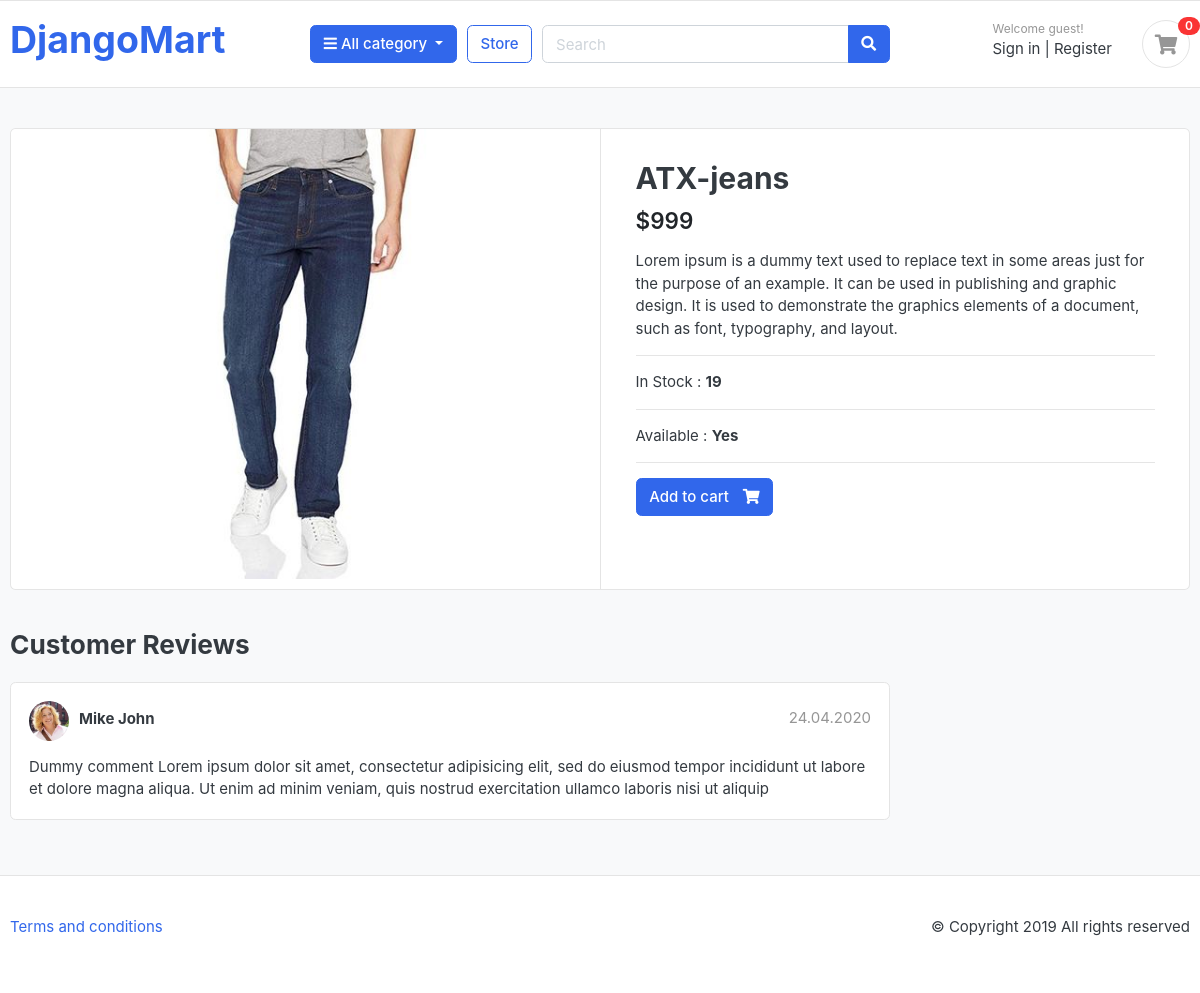
/store/pant/atx-jeans/, run on the app's committed database.
### category/models.py (models this page shows, shortened)
class Product(models.Model) :
    product_name = models.CharField(max_length=100 , unique= True)
    slug = models.SlugField(max_length=255 , unique=True)
    description = models.TextField(max_length=500 , blank = True)
    price = models.IntegerField()
    image = models.ImageField(upload_to='photos/products')
    stock = models.IntegerField()
    is_available = models.BooleanField(default=True)
    category = models.ForeignKey(Category,on_delete=models.CASCADE)
    created_date = models.DateTimeField(auto_now_add=True)
    modified_date = models.DateTimeField(auto_now=True)

### store/views.py (the view)
# urls.py: path('<slug:category_slug>/<slug:product_slug>/',views.product_detail , name='product-details') ,
def product_detail(request, category_slug, product_slug):
    single_product = Product.objects.get(slug=product_slug, category__slug=category_slug)
    return render(request, 'store/product-detail.html', {'context': single_product})

### Django_Mart/context_processors.py (called while the page is built)
def cart_items(request):
    session_id = request.session.session_key
    cart_item = None
    if request.user.is_authenticated:
        cart_item = CartItem.objects.filter(user=request.user)
    else:
        cart_id = Cart.objects.filter(cart_id=session_id).exists()
        if cart_id:
            modelid = Cart.objects.get(cart_id=session_id)
            cart_item = CartItem.objects.filter(cart=modelid)
    return {'cart_item': cart_item}

def category_name(request) :
    categories = Category.objects.all()
    return {'categories': categories}

### store/templates/store/product-detail.html (shortened to what this page needs)
{% extends "base.html" %}
{% load static %}
{% block navbar %}
<section class="section-content padding-y bg">
	<div class="container">
		<div class="card">
			<div class="row no-gutters">
				<aside class="col-md-6">
					<article class="gallery-wrap">
						<div class="img-big-wrap">
							<a href="#"><img src="{{context.image.url}}"></a>
						</div>
					</article>
				</aside>
				<main class="col-md-6 border-left">
					<article class="content-body">
						<h2 class="title">{{context.product_name}}</h2>
						<div class="mb-3">
							<var class="price h4">${{context.price}}</var>
						</div>
						<p>{{context.description}}</p>
						<hr>
						<p>In Stock : <b>{{context.stock}}</b></p>
						<hr>
						{% if context.is_available %}
						<p>Available : <b>Yes</b></p>
						{% else %}
						<p>Available : <b>No</b></p>
						{% endif %}
						<hr>
						<form method="post">
						<a href="{% url 'add_to_cart' context.id %}" class="btn  btn-primary">
							<span class="text">Add to cart</span>
						<i class="fas fa-shopping-cart"></i> </a>
						</form>
					</article>
				</main>
			</div>
		</div>
		<br>
		<div class="row">
			<div class="col-md-9">
				<header class="section-heading">
					<h3>Customer Reviews </h3>
				</header>
				<article class="box mb-3">
					<div class="icontext w-100">
						<img src="{% static '/images/avatars/avatar1.jpg' %}" class="img-xs icon rounded-circle">
						<div class="text">
							<span class="date text-muted float-md-right">24.04.2020 </span>
							<h6 class="mb-1">Mike John </h6>
						</div>
					</div>
					<div class="mt-3">
						<p>
							Dummy comment Lorem ipsum dolor sit amet, consectetur adipisicing elit, sed do eiusmod
							tempor incididunt ut labore et dolore magna aliqua. Ut enim ad minim veniam,
							quis nostrud exercitation ullamco laboris nisi ut aliquip
						</p>
					</div>
				</article>
			</div>
		</div>
	</div>
</section>
{% endblock navbar %}

### static/css/ui.css (style rules this page uses)
html { font-family: "Inter", sans-serif; font-size: 15px; }
.content-body { flex: 1 1 auto; padding: 2rem 2.3rem; }
.img-xs, .img-sm, .img-md, .img-lg { -o-object-fit: cover; object-fit: cover; flex-shrink: 0; flex-grow: 0; }
.img-xs { width: 40px; height: 40px; }
.padding-y { padding-top: 40px; padding-bottom: 40px; }
var { font-style: normal; }
article:after, .form-group:after { display: block; clear: both; content: ""; }
.bg { background-color: #f8f9fa; }
.section-heading { margin-bottom: 20px; margin-top: 15px; }
p:last-child { margin-bottom: 0; }
.btn .text + i { margin-left: 10px; }
.icontext { display: inline-flex; align-items: center; vertical-align: middle; }
.icontext .text { width: 100%; line-height: 1.2; }
.icontext .icon { position: relative; margin-right: 10px; flex-shrink: 0; flex-grow: 0; }
.price { font-weight: 600; color: #212529; }
.box { padding: 18px; background: #fff; border-radius: 0.37rem; border: 1px solid #e4e4e4; }
.box img { max-width: 100%; }
.gallery-wrap .img-big-wrap { margin-bottom: 10px; border-radius: 0.37rem; overflow: hidden; background-color: #fff; }
.gallery-wrap .img-big-wrap a { text-align: center; display: block; }
.gallery-wrap .img-big-wrap img { height: 450px; width: auto; display: inline-block; }

### templates/base.html (style rules this page uses)
html, body { height: 100%; }
body { min-height: 100vh; display: flex; flex-direction: column; margin: 0; }

### data on the page
Product: image (picture), product_name "ATX-jeans", price "999", description "Lorem ipsum is a dummy text used to replace text in some areas just for the purpose of an example. It can be used in publishing and graphic design. It is used to demonstrate the graphics elements of a document, such as font, typography, and layout.", stock "19"

### other printed values
{{ cart_item|length }} "0"
